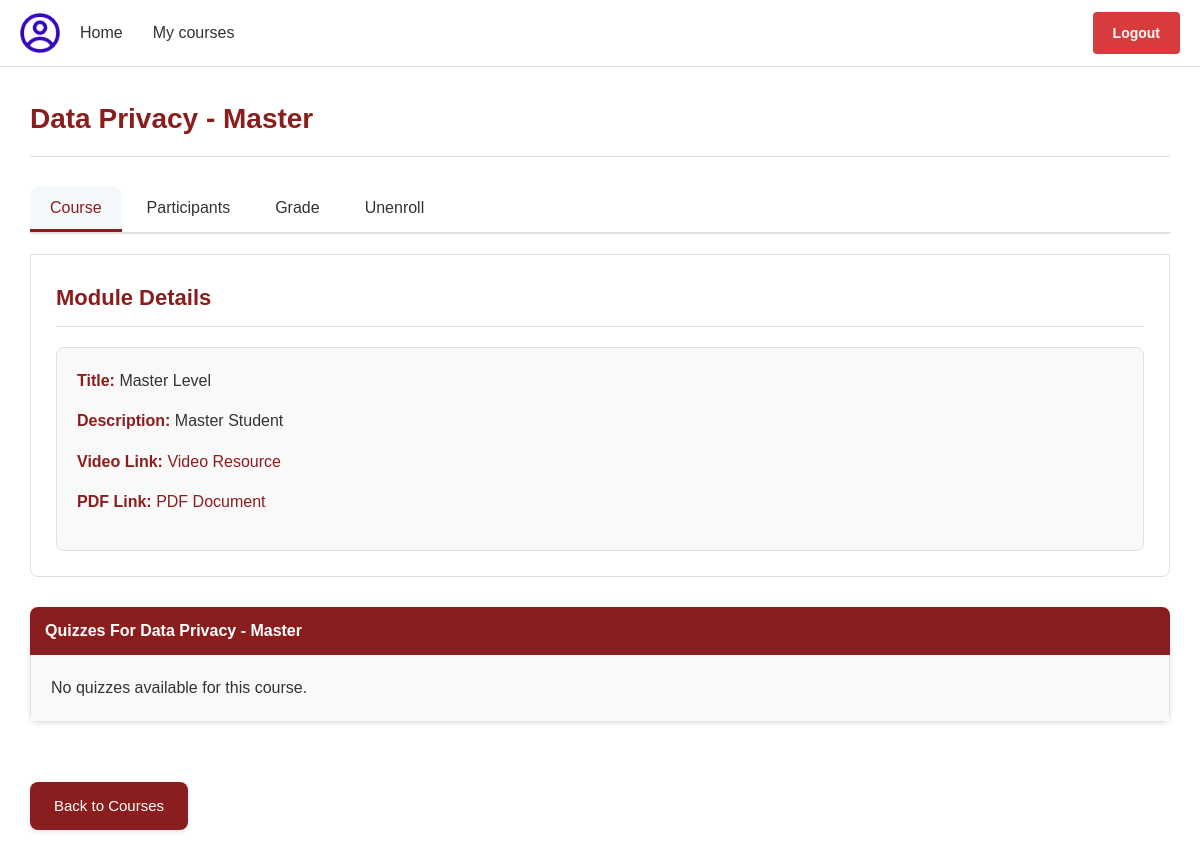
Page /student/details.php?id=COD004 (signed in) on the committed database.
### tables this page shows
CREATE TABLE `module` (
  `moduleId` varchar(50) NOT NULL,
  `title` varchar(100) NOT NULL,
  `description` text DEFAULT NULL,
  `content_text` text DEFAULT NULL,
  `content_video_url` varchar(255) DEFAULT NULL,
  `content_pdf_path` varchar(255) DEFAULT NULL,
  `instructorId` varchar(50) NOT NULL,
  `created_at` timestamp NOT NULL DEFAULT current_timestamp(),
  `updated_at` timestamp NOT NULL DEFAULT current_timestamp() ON UPDATE current_timestamp(),
  `status` enum('active','deleted') DEFAULT 'active',
  `deleted_at` timestamp NULL DEFAULT NULL,
  `module_image_path` varchar(255) DEFAULT NULL
);

### functions/module.php (called while the page is built, shortened)
<?php
function getCourseById($moduleId){
    require 'db_connect.php';
    $stmt = $conn->prepare("SELECT * FROM `module` where moduleId = ?");
    $stmt->bind_param("s", $moduleId);
    $stmt->execute();
    $result = $stmt->get_result();
    if ($result->num_rows > 0) {
        return $result->fetch_assoc();
    }
    return [];
}
function getEnrolledCourse($userid){
    require 'db_connect.php';
    $stmt = $conn->prepare("SELECT * FROM `module_enrollments` where studentId = ?");
    $stmt->bind_param("s", $userid);
    $stmt->execute();
    $result = $stmt->get_result();
    if ($result->num_rows > 0) {
        $res = $result->fetch_all(MYSQLI_ASSOC);
        return $res;
    }
    return [];
}
function getQuizzesByModuleId($moduleId){
    require 'db_connect.php';
    $stmt = $conn->prepare("SELECT * FROM `quizzes` WHERE moduleId = ?");
    $stmt->bind_param("s", $moduleId);
    $stmt->execute();
    $result = $stmt->get_result();
    return [];
}

### student/details.php (the view, shortened to what this page needs)
<?php
    require_once '../functions/student_function.php';
    require_once '../functions/module.php';
    $moduleId = $_GET['id'];
    $studentId =  $_SESSION['user_id'];
    $courseDetails = getCourseById($moduleId);
    $courses = getEnrolledCourse($_SESSION['user_id']);
    $title = @$courseDetails['title'];
?>
<!DOCTYPE html>
<html lang="en">
<head>
    <link rel="stylesheet" href="https://cdnjs.cloudflare.com/ajax/libs/font-awesome/6.5.1/css/all.min.css">
    <link rel="stylesheet" href="details.css">
</head>
<body>
    <div class="container">
    <header class="top-nav">
    <img src="../assets/images/icons/profile.png" alt="User Profile" class="profile-image" style="width: 40px; height: 40px;"/>
      <nav class="main-menu">
        <a href="../index.php" class="<?php echo isActive("index.php") ?>">Home</a>
        <a href="index.php" class="<?php echo isActive("index.php") ?>">My courses</a>
      </nav>
      <span class="logout-container"><a href="#" class="logout-link" onclick="showLogoutModal()">Logout</a></span>
    </header>
        <main class="content">
            <?php if ($courseDetails): ?>
                <div class="course-header">
                    <h1><?php echo htmlspecialchars($courseDetails['title']); ?></h1>
                </div>
                <div class="tabs">
                    <button class="tab-btn active" data-tab="course">Course</button>
                    <button class="tab-btn" data-tab="participants">Participants</button>
                    <button class="tab-btn" data-tab="grade">Grade</button>
                    <button class="tab-btn" data-tab="more">Unenroll</button>
                </div>
                <div class="tab-content active" id="course">
                    <h2>Module Details</h2>
                    <div class="module-info">
                        <p><strong>Title:</strong> <span class="module-data"><?php echo htmlspecialchars($courseDetails['description']); ?></span></p>
                        <p><strong>Description:</strong> <span class="module-data"><?php echo htmlspecialchars($courseDetails['content_text']); ?></span></p>
                        <?php if (!empty($courseDetails['content_video_url'])): ?>
                        <p><strong>Video Link:</strong> <a href="<?php echo htmlspecialchars($courseDetails['content_video_url']); ?>" target="_blank" class="resource-link">Video Resource</a></p>
                        <?php endif; ?>
                        <?php if (!empty($courseDetails['content_pdf_path'])): ?>
                        <p><strong>PDF Link:</strong> <a href="<?php echo htmlspecialchars($courseDetails['content_pdf_path']); ?>" target="_blank" class="resource-link">PDF Document</a></p>
                        <?php endif; ?>
                    </div>
                </div>
                <div class="collapsible">
                    <button class="collapsible-btn">Quizzes For <?php echo $title; ?></button>
                    <div class="collapsible-content" style="display: block;">
                        <?php $quizzes = getQuizzesByModuleId($moduleId); ?>
                        <?php echo generetaDropDownForQuizzes($quizzes, $studentId); ?>
                    </div>
                </div>
            <?php else: ?>
                <p>Course details not found.</p>
            <?php endif; ?>
            <a href="index.php" class="back-btn">Back to Courses</a>
        </main>
    </div>
</body>
</html>

### student/details.css (style rules this page uses)
* { margin: 0; padding: 0; box-sizing: border-box; font-family: Arial, sans-serif; }
body { width: 100%; overflow-x: hidden; color: #333; line-height: 1.6; }
.logout-container { display: flex; justify-content: center; margin: 0; }
.logout-link { text-decoration: none; color: #fff; font-size: 14px; font-weight: bold; padding: 10px 20px; background-color: rgb(216, 59, 59); border-radius: 4px; transition: all 0.3s ease; display: inline-block; }
.container { margin: 0 auto; background-color: white; box-shadow: 0 2px 10px rgba(0, 0, 0, 0.1); min-height: 100vh; }
.top-nav { display: flex; align-items: center; padding: 10px 20px; border-bottom: 1px solid #e0e0e0; background-color: white; flex-wrap: wrap; justify-content: space-between; }
.main-menu { display: flex; margin-left: 20px; gap: 30px; flex-wrap: wrap; flex-grow: 1; }
.main-menu a { text-decoration: none; color: #333; padding: 10px 0; font-size: 16px; position: relative; transition: all 0.3s ease; }
.main-menu a:after { content: ''; position: absolute; width: 0; height: 2px; background-color: #A20202; bottom: 0; left: 0; transition: width 0.3s ease; }
.content { padding: 30px; }
.course-header { margin-bottom: 30px; border-bottom: 1px solid #e0e0e0; padding-bottom: 15px; }
.course-header h1 { color: rgb(138, 30, 30); font-size: 28px; }
.tabs { display: flex; gap: 5px; margin: 20px 0; border-bottom: 2px solid #e0e0e0; flex-wrap: wrap; }
.tab-btn { padding: 12px 20px; border: none; background-color: transparent; cursor: pointer; font-size: 16px; font-weight: 500; color: #333; border-bottom: 3px solid transparent; transition: all 0.3s ease; border-radius: 8px 8px 0 0; }
.tab-btn.active { color: rgb(138, 30, 30); border-bottom: 3px solid rgb(138, 30, 30); background-color: rgba(58, 110, 165, 0.05); }
.tab-content { display: none; padding: 25px; border: 1px solid #e0e0e0; border-radius: 0 0 8px 8px; background-color: #fff; animation: fadeIn 0.3s ease-in-out; }
.tab-content.active { display: block; }
.tab-content h2 { color: rgb(138, 30, 30); margin-bottom: 20px; font-size: 22px; border-bottom: 1px solid #e0e0e0; padding-bottom: 10px; }
.collapsible { margin: 30px 0; border-radius: 8px; overflow: hidden; box-shadow: 0 2px 5px rgba(0,0,0,0.1); }
.collapsible-btn { width: 100%; padding: 15px; background-color: rgb(138, 30, 30); color: #fff; border: none; text-align: left; cursor: pointer; font-size: 16px; font-weight: bold; display: flex; justify-content: space-between; align-items: center; transition: background-color 0.3s; }
.collapsible-btn::after { font-size: 12px; transition: transform 0.3s; }
.collapsible-content { display: none; padding: 20px; border: 1px solid #e0e0e0; border-top: none; background-color: #f9f9f9; animation: slideDown 0.3s ease-out; }
.back-btn { display: inline-block; margin-top: 30px; padding: 12px 24px; background-color: rgb(138, 30, 30); color: #fff; text-decoration: none; border-radius: 8px; font-size: 15px; transition: background-color 0.3s, transform 0.2s; box-shadow: 0 2px 5px rgba(0,0,0,0.1); }
.module-info { background-color: #f9f9f9; padding: 20px; border-radius: 8px; margin-top: 20px; border: 1px solid #e0e0e0; }
.module-info p { margin-bottom: 15px; }
.module-info strong { color: rgb(138, 30, 30); font-weight: 600; }
.module-data { font-weight: normal; color: #333; }
.resource-link { color: rgb(138, 30, 30); text-decoration: none; transition: color 0.2s; display: inline-flex; align-items: center; gap: 5px; }

### rows in the picture
module: title "Data Privacy - Master", description "Master Level", content_text "Master Student"
